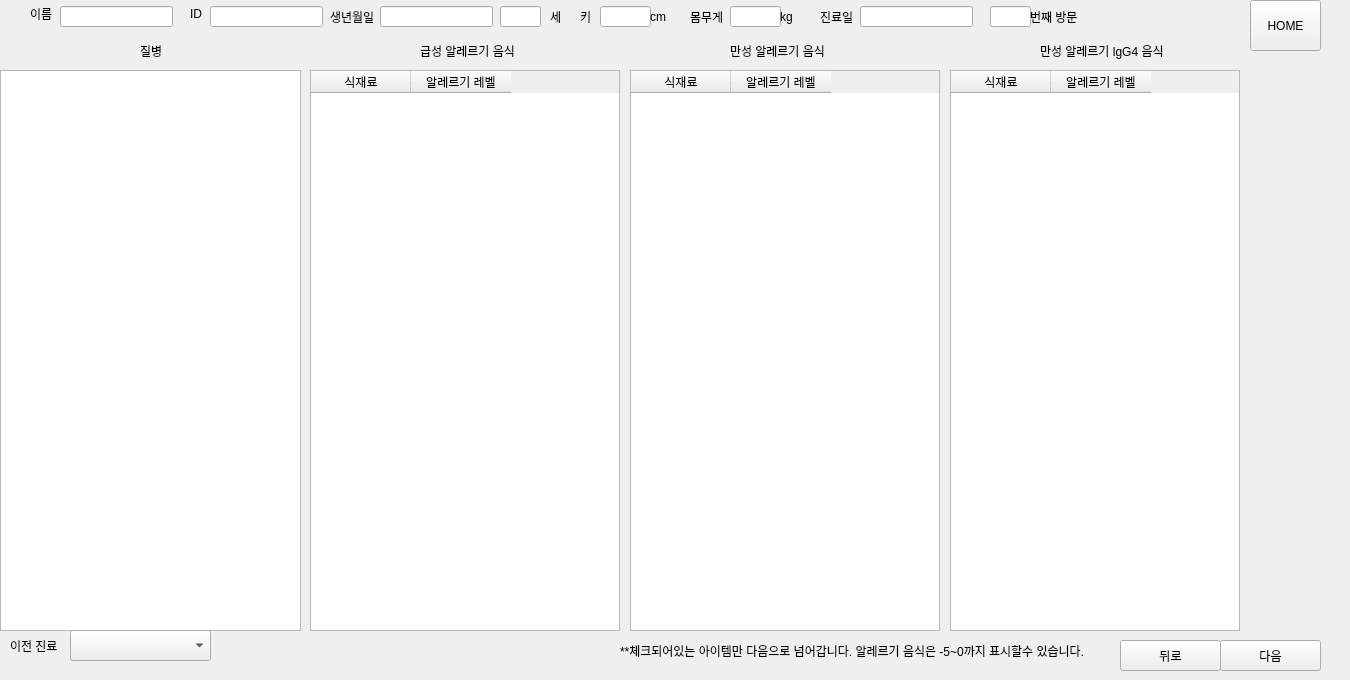
      <widget class="QWidget" name="page_7">
       <widget class="QWidget" name="widget" native="true">
        <property name="geometry">
         <rect>
          <x>0</x>
          <y>0</y>
          <width>1341</width>
          <height>671</height>
         </rect>
        </property>
        <widget class="QWidget" name="widget_2" native="true">
         <property name="geometry">
          <rect>
           <x>0</x>
           <y>-4</y>
           <width>1191</width>
           <height>41</height>
          </rect>
         </property>
         <widget class="QLineEdit" name="lineEdit_name_7">
          <property name="geometry">
           <rect>
            <x>60</x>
            <y>10</y>
            <width>113</width>
            <height>21</height>
           </rect>
          </property>
          <property name="readOnly">
           <bool>true</bool>
          </property>
         </widget>
         <widget class="QLabel" name="label_14">
          <property name="geometry">
           <rect>
            <x>30</x>
            <y>10</y>
            <width>60</width>
            <height>16</height>
           </rect>
          </property>
          <property name="text">
           <string>이름</string>
          </property>
         </widget>
         <widget class="QLabel" name="label_15">
          <property name="geometry">
           <rect>
            <x>190</x>
            <y>10</y>
            <width>60</width>
            <height>16</height>
           </rect>
          </property>
          <property name="text">
           <string>ID</string>
          </property>
         </widget>
         <widget class="QLineEdit" name="lineEdit_ID_7">
          <property name="geometry">
           <rect>
            <x>210</x>
            <y>10</y>
            <width>113</width>
            <height>21</height>
           </rect>
          </property>
          <property name="readOnly">
           <bool>true</bool>
          </property>
         </widget>
         <widget class="QLabel" name="label_16">
          <property name="geometry">
           <rect>
            <x>330</x>
            <y>10</y>
            <width>60</width>
            <height>21</height>
           </rect>
          </property>
          <property name="text">
           <string>생년월일 </string>
          </property>
         </widget>
         <widget class="QLineEdit" name="lineEdit_age_7">
          <property name="geometry">
           <rect>
            <x>500</x>
            <y>10</y>
            <width>41</width>
            <height>21</height>
           </rect>
          </property>
          <property name="readOnly">
           <bool>true</bool>
          </property>
         </widget>
         <widget class="QLineEdit" name="lineEdit_weight_7">
          <property name="geometry">
           <rect>
            <x>730</x>
            <y>10</y>
            <width>51</width>
            <height>21</height>
           </rect>
          </property>
          <property name="readOnly">
           <bool>true</bool>
          </property>
         </widget>
         <widget class="QLabel" name="label_17">
          <property name="geometry">
           <rect>
            <x>820</x>
            <y>10</y>
            <width>60</width>
            <height>21</height>
           </rect>
          </property>
          <property name="text">
           <string>진료일</string>
          </property>
         </widget>
         <widget class="QLabel" name="label_18">
          <property name="geometry">
           <rect>
            <x>1030</x>
            <y>10</y>
            <width>60</width>
            <height>21</height>
           </rect>
          </property>
          <property name="text">
           <string>번째 방문</string>
          </property>
         </widget>
         <widget class="QLabel" name="label_19">
          <property name="geometry">
           <rect>
            <x>550</x>
            <y>10</y>
            <width>60</width>
            <height>21</height>
           </rect>
          </property>
          <property name="text">
           <string>세</string>
          </property>
         </widget>
         <widget class="QLabel" name="label_20">
          <property name="geometry">
           <rect>
            <x>690</x>
            <y>10</y>
            <width>60</width>
            <height>21</height>
           </rect>
          </property>
          <property name="text">
           <string>몸무게</string>
          </property>
         </widget>
         <widget class="QLabel" name="label_21">
          <property name="geometry">
           <rect>
            <x>580</x>
            <y>10</y>
            <width>60</width>
            <height>21</height>
           </rect>
          </property>
          <property name="text">
           <string>키</string>
          </property>
         </widget>
         <widget class="QLineEdit" name="lineEdit_height_7">
          <property name="geometry">
           <rect>
            <x>600</x>
            <y>10</y>
            <width>51</width>
            <height>21</height>
           </rect>
          </property>
          <property name="readOnly">
           <bool>true</bool>
          </property>
         </widget>
         <widget class="QLineEdit" name="lineEdit_nthVisit_7">
          <property name="geometry">
           <rect>
            <x>990</x>
            <y>10</y>
            <width>41</width>
            <height>21</height>
           </rect>
          </property>
          <property name="readOnly">
           <bool>true</bool>
          </property>
         </widget>
         <widget class="QLineEdit" name="lineEdit_birthdate_7">
          <property name="geometry">
           <rect>
            <x>380</x>
            <y>10</y>
            <width>113</width>
            <height>21</height>
           </rect>
          </property>
          <property name="readOnly">
           <bool>true</bool>
          </property>
         </widget>
         <widget class="QLineEdit" name="lineEdit_lastOfficeVisit_7">
          <property name="geometry">
           <rect>
            <x>860</x>
            <y>10</y>
            <width>113</width>
            <height>21</height>
           </rect>
          </property>
          <property name="readOnly">
           <bool>true</bool>
          </property>
         </widget>
         <widget class="QLabel" name="label_73">
          <property name="geometry">
           <rect>
            <x>650</x>
            <y>10</y>
            <width>60</width>
            <height>21</height>
           </rect>
          </property>
          <property name="text">
           <string>cm</string>
          </property>
         </widget>
         <widget class="QLabel" name="label_86">
          <property name="geometry">
           <rect>
            <x>780</x>
            <y>10</y>
            <width>60</width>
            <height>21</height>
           </rect>
          </property>
          <property name="text">
           <string>kg</string>
          </property>
         </widget>
        </widget>
        <widget class="QPushButton" name="btn_home_7">
         <property name="geometry">
          <rect>
           <x>1250</x>
           <y>0</y>
           <width>71</width>
           <height>51</height>
          </rect>
         </property>
         <property name="text">
          <string>HOME</string>
         </property>
        </widget>
        <widget class="QWidget" name="widget_18" native="true">
         <property name="geometry">
          <rect>
           <x>0</x>
           <y>40</y>
           <width>1251</width>
           <height>621</height>
          </rect>
         </property>
         <widget class="QListWidget" name="listWidget_diseases_7">
          <property name="geometry">
           <rect>
            <x>0</x>
            <y>30</y>
            <width>301</width>
            <height>561</height>
           </rect>
          </property>
         </widget>
         <widget class="QLabel" name="label_82">
          <property name="geometry">
           <rect>
            <x>140</x>
            <y>0</y>
            <width>60</width>
            <height>21</height>
           </rect>
          </property>
          <property name="text">
           <string>질병</string>
          </property>
         </widget>
         <widget class="QTableWidget" name="tableWidget_allergies_gs_7">
          <property name="geometry">
           <rect>
            <x>310</x>
            <y>30</y>
            <width>310</width>
            <height>561</height>
           </rect>
          </property>
          <column>
           <property name="text">
            <string>식재료</string>
           </property>
          </column>
          <column>
           <property name="text">
            <string>알레르기 레벨</string>
           </property>
          </column>
         </widget>
         <widget class="QLabel" name="label_83">
          <property name="geometry">
           <rect>
            <x>420</x>
            <y>0</y>
            <width>101</width>
            <height>21</height>
           </rect>
          </property>
          <property name="text">
           <string>급성 알레르기 음식</string>
          </property>
         </widget>
         <widget class="QTableWidget" name="tableWidget_allergies_ms_7">
          <property name="geometry">
           <rect>
            <x>630</x>
            <y>30</y>
            <width>310</width>
            <height>561</height>
           </rect>
          </property>
          <column>
           <property name="text">
            <string>식재료</string>
           </property>
          </column>
          <column>
           <property name="text">
            <string>알레르기 레벨</string>
           </property>
          </column>
         </widget>
         <widget class="QTableWidget" name="tableWidget_allergies_lgg4_7">
          <property name="geometry">
           <rect>
            <x>950</x>
            <y>30</y>
            <width>290</width>
            <height>561</height>
           </rect>
          </property>
          <column>
           <property name="text">
            <string>식재료</string>
           </property>
          </column>
          <column>
           <property name="text">
            <string>알레르기 레벨</string>
           </property>
          </column>
         </widget>
         <widget class="QLabel" name="label_84">
          <property name="geometry">
           <rect>
            <x>730</x>
            <y>0</y>
            <width>101</width>
            <height>21</height>
           </rect>
          </property>
          <property name="text">
           <string>만성 알레르기 음식</string>
          </property>
         </widget>
         <widget class="QLabel" name="label_85">
          <property name="geometry">
           <rect>
            <x>1040</x>
            <y>0</y>
            <width>131</width>
            <height>21</height>
           </rect>
          </property>
          <property name="text">
           <string>만성 알레르기 lgG4 음식 </string>
          </property>
         </widget>
         <widget class="QComboBox" name="combobox_past_diagnosis_7">
          <property name="geometry">
           <rect>
            <x>70</x>
            <y>590</y>
            <width>141</width>
            <height>31</height>
           </rect>
          </property>
         </widget>
         <widget class="QLabel" name="label_69">
          <property name="geometry">
           <rect>
            <x>10</x>
            <y>595</y>
            <width>71</width>
            <height>21</height>
           </rect>
          </property>
          <property name="text">
           <string>이전 진료</string>
          </property>
         </widget>
         <widget class="QLabel" name="label_154">
          <property name="geometry">
           <rect>
            <x>620</x>
            <y>600</y>
            <width>551</width>
            <height>21</height>
           </rect>
          </property>
          <property name="text">
           <string>**체크되어있는 아이템만 다음으로 넘어갑니다. 알레르기 음식은 -5~0까지 표시할수 있습니다.</string>
          </property>
         </widget>
         <zorder>listWidget_diseases_7</zorder>
         <zorder>label_82</zorder>
         <zorder>tableWidget_allergies_gs_7</zorder>
         <zorder>label_83</zorder>
         <zorder>tableWidget_allergies_ms_7</zorder>
         <zorder>tableWidget_allergies_lgg4_7</zorder>
         <zorder>label_84</zorder>
         <zorder>label_85</zorder>
         <zorder>label_69</zorder>
         <zorder>combobox_past_diagnosis_7</zorder>
         <zorder>label_154</zorder>
        </widget>
        <widget class="QWidget" name="widget_19" native="true">
         <property name="geometry">
          <rect>
           <x>1020</x>
           <y>620</y>
           <width>301</width>
           <height>51</height>
          </rect>
         </property>
         <widget class="QPushButton" name="btn_back_7">
          <property name="geometry">
           <rect>
            <x>100</x>
            <y>20</y>
            <width>101</width>
            <height>31</height>
           </rect>
          </property>
          <property name="text">
           <string>뒤로</string>
          </property>
         </widget>
         <widget class="QPushButton" name="btn_next_7">
          <property name="geometry">
           <rect>
            <x>200</x>
            <y>20</y>
            <width>101</width>
            <height>31</height>
           </rect>
          </property>
          <property name="text">
           <string>다음</string>
          </property>
         </widget>
        </widget>
       </widget>
      </widget>
